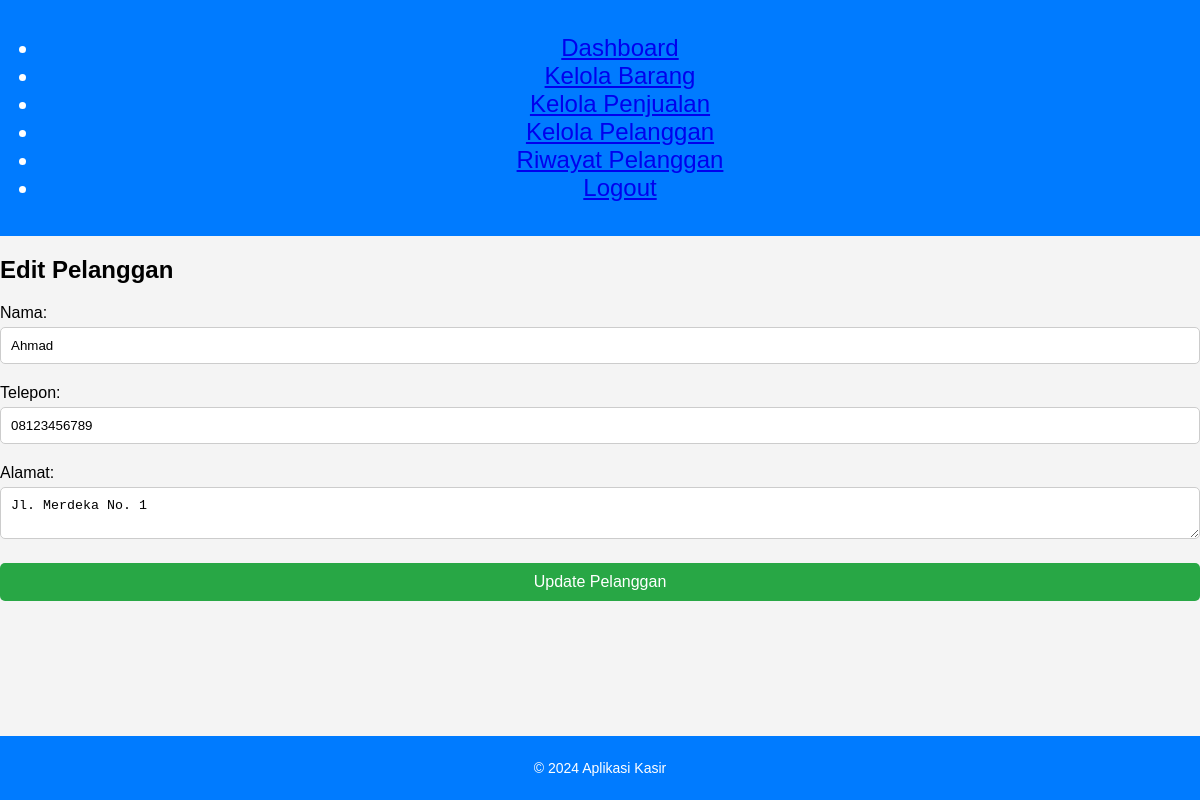
The page /edit_customer.php?id=1 (signed in) on the database its author committed.
### tables this page shows
CREATE TABLE `pelanggan` (
  `id` int(11) NOT NULL,
  `nama` varchar(100) NOT NULL,
  `telepon` varchar(20) DEFAULT NULL,
  `alamat` text DEFAULT NULL
);

### classes/Customer.php (called while the page is built, shortened)
<?php
require_once 'Database.php';
class Customer {
    private $conn;
    private $table_name = 'pelanggan';
    public $id;
    public function __construct() {
        $database = new Database();
        $this->conn = $database->getConnection();
    }
    public function readOne() {
        $query = "SELECT * FROM " . $this->table_name . " WHERE id = :id LIMIT 0,1";
        $stmt = $this->conn->prepare($query);
        $stmt->bindParam(':id', $this->id);
        $stmt->execute();
        return $stmt->fetch(PDO::FETCH_ASSOC);
    }
}
?>

### classes/Database.php (called while the page is built, shortened)
<?php
class Database {
    private $host = 'localhost';
    private $db_name = 'kasir2.1';
    private $username = 'root';
    private $password = '';
    public function getConnection() {
        $this->conn = null;
        try {
            $this->conn = new PDO("mysql:host=" . $this->host . ";dbname=" . $this->db_name, $this->username, $this->password);
            $this->conn->exec("set names utf8");
        } catch(PDOException $exception) {
            echo "Connection error: " . $exception->getMessage();
        }
        return $this->conn;
    }
}
?>

### edit_customer.php (the view, shortened to what this page needs)
<?php
require_once 'classes/Customer.php';
$customer = new Customer();
if (isset($_GET['id'])) {
    $customer->id = $_GET['id'];
    $customer_data = $customer->readOne();
}
?>
<!DOCTYPE html>
<html>
<head>
    <link rel="stylesheet" type="text/css" href="css/styles.css">
</head>
<body>
    <?php include 'templates/header.php'; ?>
    <h2>Edit Pelanggan</h2>
    <form method="POST">
        Nama: <input type="text" name="nama" value="<?php echo $customer_data['nama']; ?>" required><br>
        Telepon: <input type="text" name="telepon" value="<?php echo $customer_data['telepon']; ?>" required><br>
        Alamat: <textarea name="alamat" required><?php echo $customer_data['alamat']; ?></textarea><br>
        <button type="submit">Update Pelanggan</button>
    </form>
    <?php include 'templates/footer.php'; ?>
</body>
</html>

### css/styles.css (style rules this page uses)
body { font-family: Arial, sans-serif; background-color: #f4f4f4; margin: 0; padding: 0; }
form input[type="text"], form input[type="number"], form textarea, form select { width: calc(100% - 22px); padding: 10px; margin: 5px 0 20px 0; border: 1px solid #ccc; border-radius: 5px; }
form button[type="submit"] { width: 100%; padding: 10px; background: #28a745; color: white; border: none; border-radius: 5px; font-size: 16px; }

### rows shown on the page
pelanggan: nama "Ahmad", telepon "08123456789", alamat "Jl. Merdeka No. 1"
